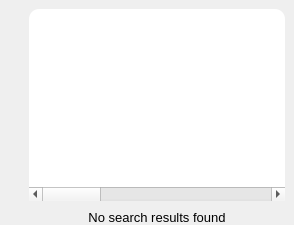
                 <widget class="QWidget" name="table_item_2" native="true">
                  <property name="sizePolicy">
                   <sizepolicy hsizetype="Expanding" vsizetype="Expanding">
                    <horstretch>0</horstretch>
                    <verstretch>0</verstretch>
                   </sizepolicy>
                  </property>
                  <layout class="QVBoxLayout" name="verticalLayout_35">
                   <property name="spacing">
                    <number>0</number>
                   </property>
                   <property name="sizeConstraint">
                    <enum>QLayout::SetMaximumSize</enum>
                   </property>
                   <property name="leftMargin">
                    <number>20</number>
                   </property>
                   <property name="topMargin">
                    <number>0</number>
                   </property>
                   <property name="rightMargin">
                    <number>0</number>
                   </property>
                   <property name="bottomMargin">
                    <number>0</number>
                   </property>
                   <item>
                    <widget class="QWidget" name="cat_table_widget" native="true">
                     <property name="styleSheet">
                      <string notr="true">#category_table{
     border-radius: 10px;
	 background-color: white;
}</string>
                     </property>
                     <layout class="QVBoxLayout" name="verticalLayout_62">
                      <property name="spacing">
                       <number>0</number>
                      </property>
                      <property name="leftMargin">
                       <number>0</number>
                      </property>
                      <property name="topMargin">
                       <number>0</number>
                      </property>
                      <property name="rightMargin">
                       <number>0</number>
                      </property>
                      <property name="bottomMargin">
                       <number>0</number>
                      </property>
                      <item>
                       <widget class="QWidget" name="category_table_widget" native="true">
                        <layout class="QVBoxLayout" name="verticalLayout_33">
                         <item>
                          <widget class="QTableWidget" name="category_table">
                           <property name="enabled">
                            <bool>true</bool>
                           </property>
                           <property name="maximumSize">
                            <size>
                             <width>16777215</width>
                             <height>16777215</height>
                            </size>
                           </property>
                           <property name="cursor" stdset="0">
                            <cursorShape>IBeamCursor</cursorShape>
                           </property>
                           <property name="autoFillBackground">
                            <bool>false</bool>
                           </property>
                           <property name="styleSheet">
                            <string notr="true">
#tableWidget{
	color: rgb(255, 255, 255);
	gridline-color: rgb(255, 255, 255);
	background-color: #1a1c28;
	alternate-background-color: yellow;
     	background-color: red;
}</string>
                           </property>
                           <property name="frameShape">
                            <enum>QFrame::NoFrame</enum>
                           </property>
                           <property name="frameShadow">
                            <enum>QFrame::Raised</enum>
                           </property>
                           <property name="lineWidth">
                            <number>1</number>
                           </property>
                           <property name="sizeAdjustPolicy">
                            <enum>QAbstractScrollArea::AdjustIgnored</enum>
                           </property>
                           <property name="editTriggers">
                            <set>QAbstractItemView::NoEditTriggers</set>
                           </property>
                           <property name="alternatingRowColors">
                            <bool>true</bool>
                           </property>
                           <property name="selectionMode">
                            <enum>QAbstractItemView::MultiSelection</enum>
                           </property>
                           <property name="selectionBehavior">
                            <enum>QAbstractItemView::SelectRows</enum>
                           </property>
                           <property name="showGrid">
                            <bool>false</bool>
                           </property>
                           <property name="gridStyle">
                            <enum>Qt::NoPen</enum>
                           </property>
                           <property name="sortingEnabled">
                            <bool>true</bool>
                           </property>
                           <property name="cornerButtonEnabled">
                            <bool>true</bool>
                           </property>
                           <attribute name="horizontalHeaderVisible">
                            <bool>false</bool>
                           </attribute>
                           <attribute name="horizontalHeaderCascadingSectionResizes">
                            <bool>true</bool>
                           </attribute>
                           <attribute name="horizontalHeaderDefaultSectionSize">
                            <number>173</number>
                           </attribute>
                           <attribute name="horizontalHeaderHighlightSections">
                            <bool>true</bool>
                           </attribute>
                           <attribute name="horizontalHeaderMinimumSectionSize">
                            <number>100</number>
                           </attribute>
                           <attribute name="horizontalHeaderStretchLastSection">
                            <bool>true</bool>
                           </attribute>
                           <attribute name="verticalHeaderCascadingSectionResizes">
                            <bool>true</bool>
                           </attribute>
                           <attribute name="verticalHeaderHighlightSections">
                            <bool>true</bool>
                           </attribute>
                           <attribute name="verticalHeaderShowSortIndicator" stdset="0">
                            <bool>true</bool>
                           </attribute>
                           <column>
                            <property name="text">
                             <string>Service ID</string>
                            </property>
                            <property name="font">
                             <font>
                              <pointsize>10</pointsize>
                              <weight>75</weight>
                              <bold>true</bold>
                             </font>
                            </property>
                           </column>
                           <column>
                            <property name="text">
                             <string>Service Name</string>
                            </property>
                            <property name="font">
                             <font>
                              <pointsize>10</pointsize>
                              <weight>75</weight>
                              <bold>true</bold>
                             </font>
                            </property>
                           </column>
                           <column>
                            <property name="text">
                             <string>Description</string>
                            </property>
                            <property name="font">
                             <font>
                              <pointsize>10</pointsize>
                              <weight>75</weight>
                              <bold>true</bold>
                             </font>
                            </property>
                           </column>
                           <column>
                            <property name="text">
                             <string>Status</string>
                            </property>
                            <property name="font">
                             <font>
                              <pointsize>10</pointsize>
                              <weight>75</weight>
                              <bold>true</bold>
                             </font>
                            </property>
                           </column>
                          </widget>
                         </item>
                        </layout>
                       </widget>
                      </item>
                      <item>
                       <widget class="QLabel" name="no_category_found">
                        <property name="font">
                         <font>
                          <pointsize>10</pointsize>
                         </font>
                        </property>
                        <property name="text">
                         <string>No search results found</string>
                        </property>
                        <property name="alignment">
                         <set>Qt::AlignCenter</set>
                        </property>
                       </widget>
                      </item>
                     </layout>
                    </widget>
                   </item>
                  </layout>
                 </widget>
